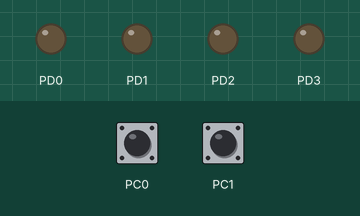
Simulated run of this program. Board: ATmega328P, built with avr-gcc and emulated at 16 MHz. Shown: output pins drawn as LEDs (lit = HIGH). The test bench sets the inputs (shaded band); at power-on: PC0 HIGH, PC1 HIGH.

Above: at 1.2 s.
1.3 s: PC0 pulled LOW for 0.15 s
At 2.0 s:
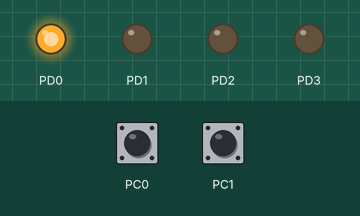
2.9 s: PC0 pulled LOW for 1 s
At 4.4 s:
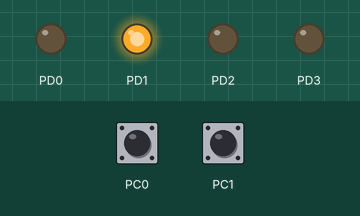
5.4 s: PC0 pulled LOW for 0.15 s
At 6.3 s:
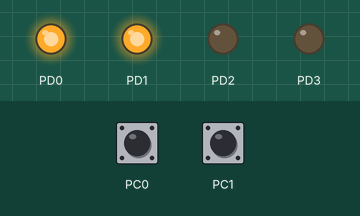
7.0 s: PC0 pulled LOW for 3.2 s
At 7.5 s:
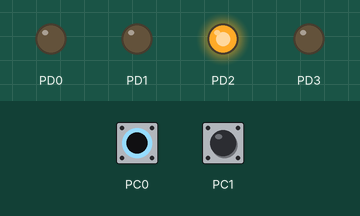
11.7 s: PC0 pulled LOW for 0.15 s
At 12.3 s:
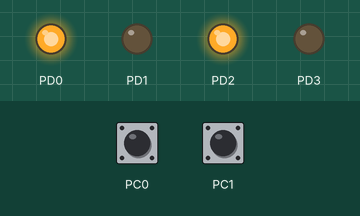
13.3 s: PC0 pulled LOW for 1 s
At 14.7 s:
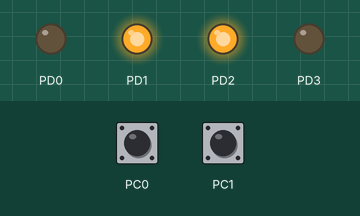
Timing chart, 0 to 16.3 s (numbered marks = the images above; inputs shaded):
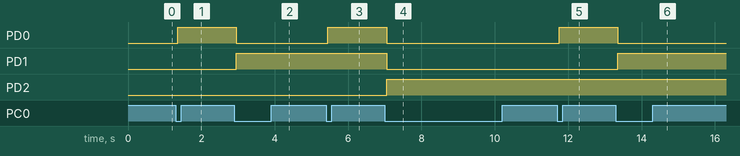

Measured:
- after the input at 1.3 s, PD0: LOW → HIGH after 0.05 s
- after the input at 2.9 s, PD0: HIGH → LOW after 0.05 s; PD1: LOW → HIGH after 0.05 s
- after the input at 5.4 s, PD0: LOW → HIGH after 0.05 s
- after the input at 7.0 s, PD0, PD1: HIGH → LOW after 0.05 s; PD2: LOW → HIGH after 0.05 s
- after the input at 11.7 s, PD0: LOW → HIGH after 0.05 s
- after the input at 13.3 s, PD0: HIGH → LOW after 0.05 s; PD1: LOW → HIGH after 0.05 s

The program:

main.c
```c
//***************************************************************
//Universidad del Valle de Guatemala
//Electrónica Digital 2
//Autor: Héctor Alejandro Martínez Guerra
//Hardware: ATMEGA328P
//LAB4
//***************************************************************
//***************************************************************

//ESCLAVO
//ESCLAVO
//ESCLAVO

// Encabezado
#define F_CPU 16000000UL
#include <avr/io.h>
#include <util/delay.h>
#include <avr/interrupt.h>
#include "i2c_slave/i2c_slave.h"

// Prototipos
void setup(void);
uint8_t get_counter_value(void);

// Variables globales
volatile uint8_t contador = 0;

//--------------------------------------------------------------
int main(void)
{
	setup();
	while (1)
	{
		// Leer botón de incremento (PC0)
		if (!(PINC & (1 << PC0))) {
			_delay_ms(50); // Antirrebote
			if (!(PINC & (1 << PC0))) {
				if (contador < 15) contador++;
				PORTD = (PORTD & 0xF0) | (contador & 0x0F); // Mostrar en PD0-PD3
				while (!(PINC & (1 << PC0))); // Esperar a soltar
			}
		}

		// Leer botón de decremento (PC1)
		if (!(PINC & (1 << PC1))) {
			_delay_ms(50); // Antirrebote
			if (!(PINC & (1 << PC1))) {
				if (contador > 0) contador--;
				PORTD = (PORTD & 0xF0) | (contador & 0x0F); // Mostrar en PD0-PD3
				while (!(PINC & (1 << PC1))); // Esperar a soltar
			}
		}
	}
}

//--------------------------------------------------------------
void setup(void)
{
	cli();  // Deshabilitar interrupciones globales

	// Deshablitar comunicación UART
	UCSR0A = 0x00;
	UCSR0B = 0x00;
	UCSR0C = 0x00;

	// Configurar PD0-PD3 como salidas (LEDs)
	DDRD |= 0x0F;

	// Configurar PC0 y PC1 como entradas (botones)
	DDRC &= ~((1 << PC0) | (1 << PC1));
	PORTC |= (1 << PC0) | (1 << PC1); // Activar pull-up internos

	// Inicializar valor del contador
	PORTD = (PORTD & 0xF0) | (contador & 0x0F);

	// Inicializar esclavo I2C con dirección 0x10
	i2c_slave_init(0x10);
	i2c_set_transmit_callback(get_counter_value);

	sei();  // Habilitar interrupciones globales
}

//--------------------------------------------------------------
// Función que devuelve el valor actual del contador
uint8_t get_counter_value(void)
{
	return contador;
}
```

i2c_slave.c
```c
#include "i2c_slave.h"
#include <avr/interrupt.h>

// variable puntero a función, que apuntará a la rutina que entrega el valor al maestro cuando lo solicite.
static uint8_t (*transmit_callback)(void) = 0;

// Inicializar como esclavo
void i2c_slave_init(uint8_t adress){
	cli();										// Deshabilita interrupciones
	TWAR = (adress << 1);						// Dirección esclavo (7 bits) alineada a la izquierda
	TWCR = (1 << TWEA) |						// Habilita respuesta ACK
		   (1 << TWEN) |						// Habilita módulo TWIN
		   (1 << TWIE);							// Habilita interrupciones TWI
	sei();										// Habilita interrupciones globales
}

// Permite al usuario definir qué función se ejecutará cuando el maestro solicite un byte (en este caso, el valor del contador)
void i2c_set_transmit_callback(uint8_t (*callback)(void)) {
	transmit_callback = callback;
}

// Rutina de interrupción del TWI
// El maestro envió una dirección con escritura (SLA+W) o una dirección general.

ISR(TWI_vect){
	switch(TWSR & 0xF8){
		case 0x60:			// SLA+W recibido, ACK enviado
		case 0x68:			// SLA+W recibido en modo esclavo anteriormente ocupado
		case 0x70:			// Dirección general recibida
		case 0x78:			// Dirección general recibida mientras estaba ocupado

			// Esperar datos del maestro
			TWCR = (1 << TWEN) | (1 << TWEA) | (1 << TWIE) | (1 << TWINT);
			break;

		// Maestro envió SLA+R (leer)
		case 0xA8:			// SLA+R recibido, ACK enviado -> el maestro quiere leer
		case 0xB0:			// SLA+R recibido en modo ocupado
			// Colocar el dato a enviar
			if (transmit_callback){
				// El maestro quiere leer un dato. El esclavo coloca el valor en TWDR usando la función callback
				TWDR = transmit_callback();			// Colocar el dato del contador
			} else {
				TWDR = 0xFF;						// Valor por defecto si no hay callback
			}
            TWCR = (1 << TWEN) | (1 << TWEA) | (1 << TWIE) | (1 << TWINT);
            break;

		case 0xB8:				// Maestro recibió byte y espera otro (ACK enviado)
			// El maestro pide más datos, se vuelve a enviar el mismo o nuevo valor
			if (transmit_callback){
				TWDR = transmit_callback();			// Colocar el dato del contador
				} else {
				TWDR = 0xFF;						// Valor por defecto si no hay callback
			}
			TWCR = (1 << TWEN) | (1 << TWEA) | (1 << TWIE) | (1 << TWINT);
			break;

		// El maestro terminó la lectura, no pide más datos. El esclavo se reinicia
		case 0xC0:				// Maestro recibió último byte, no ACK enviado
		case 0xC8:
            TWCR = (1 << TWEN) | (1 << TWEA) | (1 << TWIE) | (1 << TWINT);
            break;

		// Cuaquier otro estado, se resetea el estado del bus I2C
		default:
			// Restablecer dato
            TWCR = (1 << TWEN) | (1 << TWEA) | (1 << TWIE) | (1 << TWINT);
            break;

	}
}
```

i2c_slave.h
```c
#ifndef I2C_SLAVE_H_
#define I2C_SLAVE_H_

#include <avr/io.h>
#include <avr/interrupt.h>
#include <stdint.h>

void i2c_slave_init(uint8_t address);

// Función tipo puntero, que apuntará a la rutina que entrega el valor al maestro cuando lo solicite.
void i2c_set_transmit_callback(uint8_t (*callback)(void));

#endif /* I2C_SLAVE_H_ */
```
